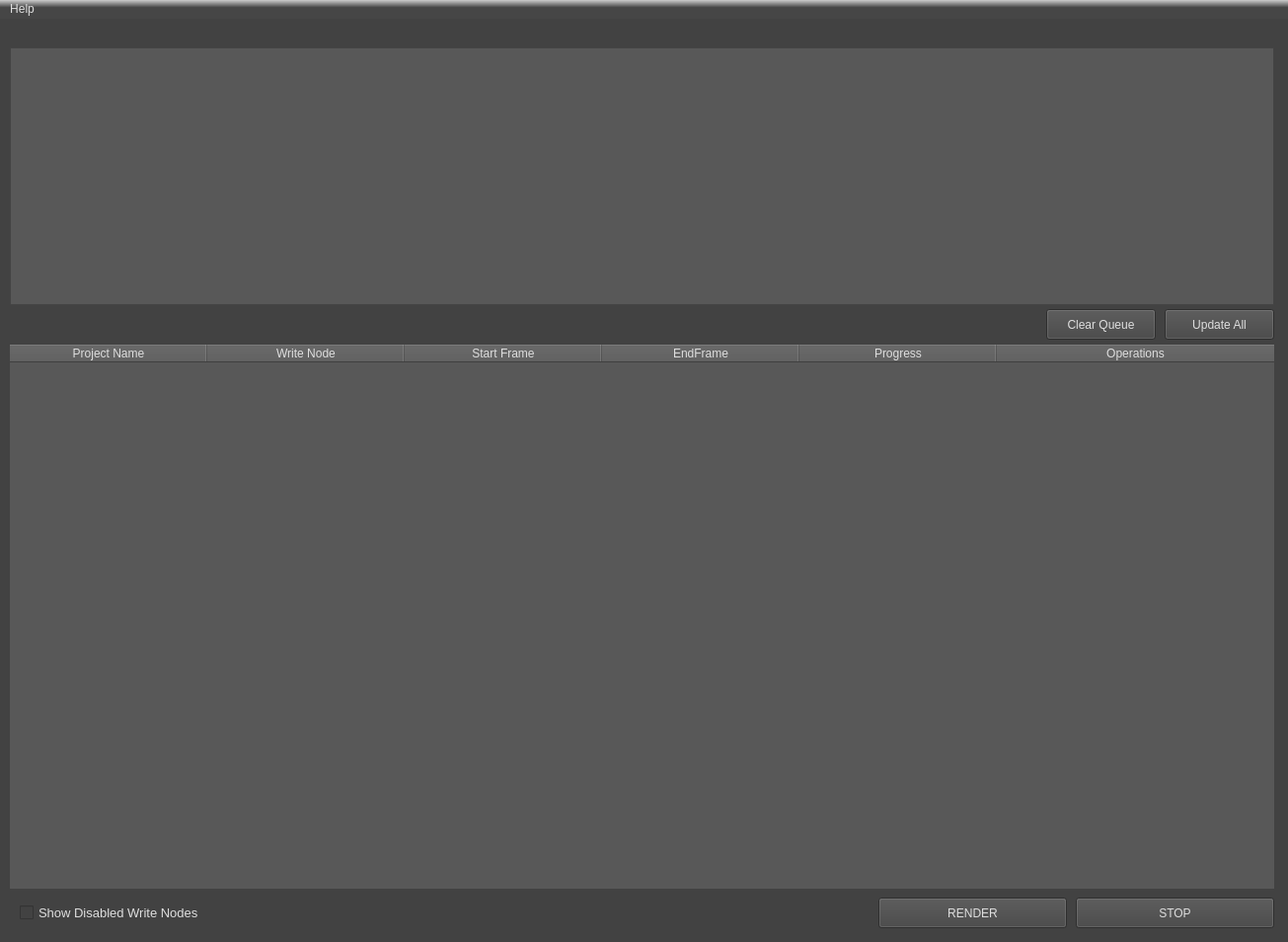
<?xml version="1.0" encoding="UTF-8"?>
<ui version="4.0">
 <class>MainWin</class>
 <widget class="QMainWindow" name="MainWin">
  <property name="geometry">
   <rect>
    <x>0</x>
    <y>0</y>
    <width>1305</width>
    <height>954</height>
   </rect>
  </property>
  <property name="sizePolicy">
   <sizepolicy hsizetype="Expanding" vsizetype="Expanding">
    <horstretch>0</horstretch>
    <verstretch>0</verstretch>
   </sizepolicy>
  </property>
  <property name="windowTitle">
   <string>FrD Nuke Betch Render</string>
  </property>
  <property name="windowOpacity">
   <double>1.000000000000000</double>
  </property>
  <property name="styleSheet">
   <string notr="true">color: rgb(222,222, 222);
background-color: rgb(66, 66, 66);</string>
  </property>
  <widget class="QWidget" name="centralwidget">
   <widget class="QTableWidget" name="Queue_TW">
    <property name="geometry">
     <rect>
      <x>10</x>
      <y>330</y>
      <width>1281</width>
      <height>551</height>
     </rect>
    </property>
    <property name="maximumSize">
     <size>
      <width>1281</width>
      <height>16777215</height>
     </size>
    </property>
    <property name="acceptDrops">
     <bool>true</bool>
    </property>
    <property name="styleSheet">
     <string notr="true">background-color: rgb(88, 88, 88);</string>
    </property>
    <property name="locale">
     <locale language="Chinese" country="HongKong"/>
    </property>
    <property name="frameShape">
     <enum>QFrame::NoFrame</enum>
    </property>
    <property name="frameShadow">
     <enum>QFrame::Plain</enum>
    </property>
    <property name="lineWidth">
     <number>1</number>
    </property>
    <property name="dragEnabled">
     <bool>true</bool>
    </property>
    <property name="dragDropMode">
     <enum>QAbstractItemView::DropOnly</enum>
    </property>
    <property name="alternatingRowColors">
     <bool>false</bool>
    </property>
    <property name="selectionMode">
     <enum>QAbstractItemView::NoSelection</enum>
    </property>
    <property name="selectionBehavior">
     <enum>QAbstractItemView::SelectRows</enum>
    </property>
    <property name="showGrid">
     <bool>true</bool>
    </property>
    <property name="gridStyle">
     <enum>Qt::SolidLine</enum>
    </property>
    <property name="sortingEnabled">
     <bool>false</bool>
    </property>
    <property name="wordWrap">
     <bool>true</bool>
    </property>
    <property name="cornerButtonEnabled">
     <bool>true</bool>
    </property>
    <property name="rowCount">
     <number>0</number>
    </property>
    <property name="columnCount">
     <number>6</number>
    </property>
    <attribute name="horizontalHeaderVisible">
     <bool>true</bool>
    </attribute>
    <attribute name="horizontalHeaderCascadingSectionResizes">
     <bool>true</bool>
    </attribute>
    <attribute name="horizontalHeaderDefaultSectionSize">
     <number>200</number>
    </attribute>
    <attribute name="horizontalHeaderHighlightSections">
     <bool>false</bool>
    </attribute>
    <attribute name="horizontalHeaderMinimumSectionSize">
     <number>20</number>
    </attribute>
    <attribute name="horizontalHeaderShowSortIndicator" stdset="0">
     <bool>false</bool>
    </attribute>
    <attribute name="horizontalHeaderStretchLastSection">
     <bool>true</bool>
    </attribute>
    <attribute name="verticalHeaderVisible">
     <bool>false</bool>
    </attribute>
    <attribute name="verticalHeaderCascadingSectionResizes">
     <bool>false</bool>
    </attribute>
    <attribute name="verticalHeaderDefaultSectionSize">
     <number>20</number>
    </attribute>
    <attribute name="verticalHeaderHighlightSections">
     <bool>false</bool>
    </attribute>
    <attribute name="verticalHeaderMinimumSectionSize">
     <number>15</number>
    </attribute>
    <attribute name="verticalHeaderShowSortIndicator" stdset="0">
     <bool>false</bool>
    </attribute>
    <attribute name="verticalHeaderStretchLastSection">
     <bool>false</bool>
    </attribute>
    <column>
     <property name="text">
      <string>Project Name</string>
     </property>
    </column>
    <column>
     <property name="text">
      <string notr="true">Write Node</string>
     </property>
     <property name="toolTip">
      <string notr="true"/>
     </property>
     <property name="whatsThis">
      <string notr="true"/>
     </property>
    </column>
    <column>
     <property name="text">
      <string>Start Frame</string>
     </property>
    </column>
    <column>
     <property name="text">
      <string>EndFrame</string>
     </property>
    </column>
    <column>
     <property name="text">
      <string>Progress</string>
     </property>
    </column>
    <column>
     <property name="text">
      <string>Operations</string>
     </property>
    </column>
   </widget>
   <widget class="QListWidget" name="output_LW">
    <property name="geometry">
     <rect>
      <x>10</x>
      <y>29</y>
      <width>1281</width>
      <height>261</height>
     </rect>
    </property>
    <property name="font">
     <font>
      <family>Consolas</family>
      <pointsize>10</pointsize>
      <weight>50</weight>
      <bold>false</bold>
     </font>
    </property>
    <property name="styleSheet">
     <string notr="true">color: rgb(225, 225, 225);
background-color: rgb(88, 88, 88);</string>
    </property>
    <property name="selectionMode">
     <enum>QAbstractItemView::NoSelection</enum>
    </property>
    <property name="selectionBehavior">
     <enum>QAbstractItemView::SelectRows</enum>
    </property>
    <property name="isWrapping" stdset="0">
     <bool>false</bool>
    </property>
   </widget>
   <widget class="QPushButton" name="Render_BN">
    <property name="enabled">
     <bool>true</bool>
    </property>
    <property name="geometry">
     <rect>
      <x>890</x>
      <y>890</y>
      <width>191</width>
      <height>31</height>
     </rect>
    </property>
    <property name="styleSheet">
     <string notr="true"/>
    </property>
    <property name="text">
     <string>RENDER</string>
    </property>
    <property name="checkable">
     <bool>false</bool>
    </property>
   </widget>
   <widget class="QPushButton" name="STOP_BN">
    <property name="enabled">
     <bool>true</bool>
    </property>
    <property name="geometry">
     <rect>
      <x>1090</x>
      <y>890</y>
      <width>201</width>
      <height>31</height>
     </rect>
    </property>
    <property name="styleSheet">
     <string notr="true"/>
    </property>
    <property name="text">
     <string>STOP</string>
    </property>
    <property name="checkable">
     <bool>false</bool>
    </property>
   </widget>
   <widget class="QCheckBox" name="ShowDisabledNode_CB">
    <property name="geometry">
     <rect>
      <x>20</x>
      <y>890</y>
      <width>181</width>
      <height>31</height>
     </rect>
    </property>
    <property name="font">
     <font>
      <pointsize>10</pointsize>
     </font>
    </property>
    <property name="text">
     <string>Show Disabled Write Nodes</string>
    </property>
    <property name="iconSize">
     <size>
      <width>18</width>
      <height>18</height>
     </size>
    </property>
    <property name="checked">
     <bool>false</bool>
    </property>
    <property name="tristate">
     <bool>false</bool>
    </property>
   </widget>
   <widget class="QPushButton" name="Clear_BN">
    <property name="geometry">
     <rect>
      <x>1060</x>
      <y>294</y>
      <width>111</width>
      <height>31</height>
     </rect>
    </property>
    <property name="styleSheet">
     <string notr="true"/>
    </property>
    <property name="text">
     <string>Clear Queue</string>
    </property>
   </widget>
   <widget class="QPushButton" name="Update_BN">
    <property name="geometry">
     <rect>
      <x>1180</x>
      <y>294</y>
      <width>111</width>
      <height>31</height>
     </rect>
    </property>
    <property name="text">
     <string>Update All</string>
    </property>
   </widget>
  </widget>
  <widget class="QMenuBar" name="menubar">
   <property name="geometry">
    <rect>
     <x>0</x>
     <y>0</y>
     <width>1305</width>
     <height>21</height>
    </rect>
   </property>
   <property name="focusPolicy">
    <enum>Qt::TabFocus</enum>
   </property>
   <property name="autoFillBackground">
    <bool>false</bool>
   </property>
   <property name="styleSheet">
    <string notr="true">background-color: qlineargradient(x1:0,x2:0,y1:0,y2:1,stop:0 #cccccc, stop:0.4 #464646)</string>
   </property>
   <property name="defaultUp">
    <bool>false</bool>
   </property>
   <property name="nativeMenuBar">
    <bool>true</bool>
   </property>
   <widget class="QMenu" name="menuFiles">
    <property name="title">
     <string>Help</string>
    </property>
    <addaction name="action_update"/>
   </widget>
   <addaction name="menuFiles"/>
  </widget>
  <action name="action_update">
   <property name="text">
    <string>How to use...</string>
   </property>
  </action>
 </widget>
 <resources/>
 <connections/>
</ui>
